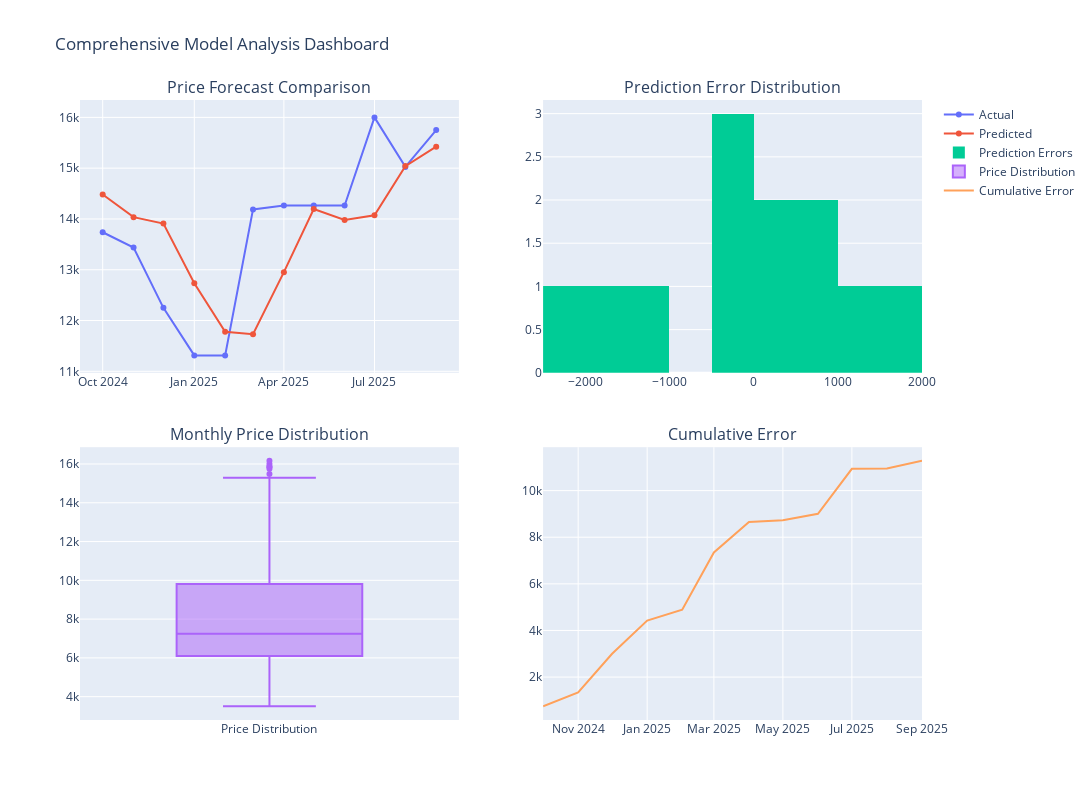

The notebook cell this image was saved under:
### Code cell
# Create interactive visualizations
import plotly.graph_objects as go
from plotly.subplots import make_subplots

# Create subplots
fig = make_subplots(
    rows=2, cols=2,
    subplot_titles=('Price Forecast Comparison', 'Prediction Error Distribution',
                   'Monthly Price Distribution', 'Cumulative Error'),
    vertical_spacing=0.12
)

# 1. Price Comparison Plot
fig.add_trace(
    go.Scatter(x=forecast_df['ds'], y=forecast_df['actual'],
               name='Actual', mode='lines+markers'),
    row=1, col=1
)
fig.add_trace(
    go.Scatter(x=forecast_df['ds'], y=forecast_df['predicted'],
               name='Predicted', mode='lines+markers'),
    row=1, col=1
)

# 2. Error Distribution
errors = forecast_df['predicted'] - forecast_df['actual']
fig.add_trace(
    go.Histogram(x=errors, name='Prediction Errors',
                 nbinsx=20),
    row=1, col=2
)

# 3. Monthly Distribution
fig.add_trace(
    go.Box(y=df['y'], name='Price Distribution',
           boxpoints='outliers'),
    row=2, col=1
)

# 4. Cumulative Error
cum_error = np.cumsum(np.abs(errors))
fig.add_trace(
    go.Scatter(x=forecast_df['ds'], y=cum_error,
               name='Cumulative Error', mode='lines'),
    row=2, col=2
)

# Update layout
fig.update_layout(height=800, width=1200, showlegend=True,
                 title_text="Comprehensive Model Analysis Dashboard")
fig.show()

# Print summary statistics
print("\nModel Performance Summary:")
print("-" * 30)
print(f"Mean Absolute Error: ${mae:.2f}")
print(f"Root Mean Square Error: ${rmse:.2f}")
print(f"Predictions within 10% of actual: {len(errors[abs(errors) <= df['y'].mean() * 0.1]) / len(errors):.1%}")
print(f"Maximum Error: ${abs(errors).max():.2f}")
print(f"Average Price: ${df['y'].mean():.2f}")
print(f"Price Volatility: ${df['y'].std():.2f}")

### Figure 1 — Plotly figure (JSON) as saved in the notebook; plotly's stock layout.template omitted (floating-point values rounded to 4 significant figures; data arrays with more than 128 entries replaced by an {"elided": "..."} marker saying what was removed)
{"data": [{"mode": "lines+markers", "name": "Actual", "type": "scatter", "x": ["2024-10-01", "2024-11-01", "2024-12-01", "2025-01-01", "2025-02-01", "2025-03-01", "2025-04-01", "2025-05-01", "2025-06-01", "2025-07-01", "2025-08-01", "2025-09-01"], "xaxis": "x", "y": [13738, 13438, 12250, 11313, 11313, 14188, 14263, 14263, 14263, 16000, 15025, 15750], "yaxis": "y"}, {"mode": "lines+markers", "name": "Predicted", "type": "scatter", "x": ["2024-10-01", "2024-11-01", "2024-12-01", "2025-01-01", "2025-02-01", "2025-03-01", "2025-04-01", "2025-05-01", "2025-06-01", "2025-07-01", "2025-08-01", "2025-09-01"], "xaxis": "x", "y": [14480.0, 14040.0, 13910.0, 12740.0, 11780.0, 11730.0, 12950.0, 14190.0, 13980.0, 14070.0, 15040.0, 15420.0], "yaxis": "y"}, {"name": "Prediction Errors", "nbinsx": 20, "type": "histogram", "x": [744.0, 597.3, 1660.0, 1422.0, 465.3, -2457.0, -1311.0, -69.01, -281.5, -1928.0, 15.7, -326.9], "xaxis": "x2", "yaxis": "y2"}, {"boxpoints": "outliers", "name": "Price Distribution", "type": "box", "xaxis": "x3", "y": {"elided": "249 int values"}, "yaxis": "y3"}, {"mode": "lines", "name": "Cumulative Error", "type": "scatter", "x": ["2024-10-01", "2024-11-01", "2024-12-01", "2025-01-01", "2025-02-01", "2025-03-01", "2025-04-01", "2025-05-01", "2025-06-01", "2025-07-01", "2025-08-01", "2025-09-01"], "xaxis": "x4", "y": [744.0, 1341.0, 3001.0, 4423.0, 4888.0, 7345.0, 8656.0, 8725.0, 9007.0, 10930.0, 10950.0, 11280.0], "yaxis": "y4"}], "layout": {"annotations": [{"font": {"size": 16}, "showarrow": false, "text": "Price Forecast Comparison", "x": 0.225, "xanchor": "center", "xref": "paper", "y": 1, "yanchor": "bottom", "yref": "paper"}, {"font": {"size": 16}, "showarrow": false, "text": "Prediction Error Distribution", "x": 0.775, "xanchor": "center", "xref": "paper", "y": 1, "yanchor": "bottom", "yref": "paper"}, {"font": {"size": 16}, "showarrow": false, "text": "Monthly Price Distribution", "x": 0.225, "xanchor": "center", "xref": "paper", "y": 0.44, "yanchor": "bottom", "yref": "paper"}, {"font": {"size": 16}, "showarrow": false, "text": "Cumulative Error", "x": 0.775, "xanchor": "center", "xref": "paper", "y": 0.44, "yanchor": "bottom", "yref": "paper"}], "height": 800, "showlegend": true, "title": {"text": "Comprehensive Model Analysis Dashboard"}, "width": 1200, "xaxis": {"anchor": "y", "domain": [0, 0.45]}, "xaxis2": {"anchor": "y2", "domain": [0.55, 1]}, "xaxis3": {"anchor": "y3", "domain": [0, 0.45]}, "xaxis4": {"anchor": "y4", "domain": [0.55, 1]}, "yaxis": {"anchor": "x", "domain": [0.56, 1]}, "yaxis2": {"anchor": "x2", "domain": [0.56, 1]}, "yaxis3": {"anchor": "x3", "domain": [0, 0.44]}, "yaxis4": {"anchor": "x4", "domain": [0, 0.44]}}}
